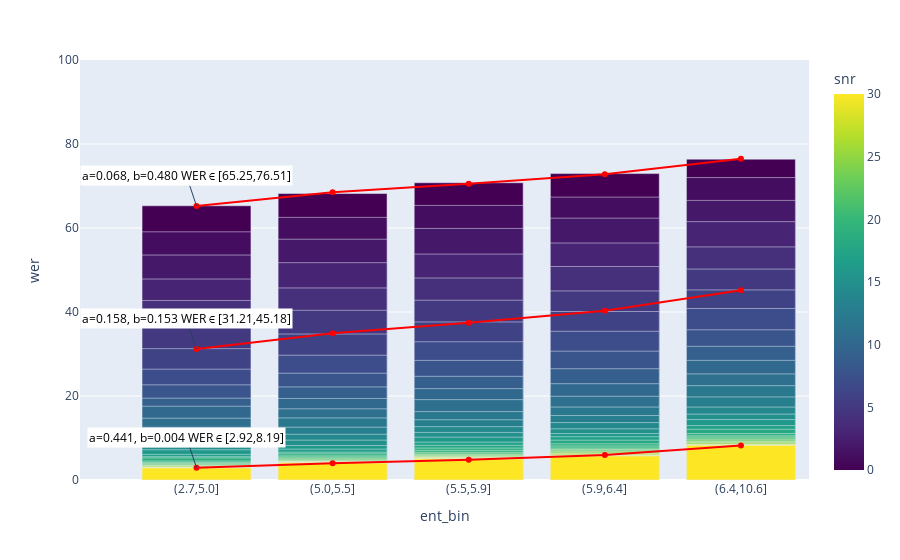
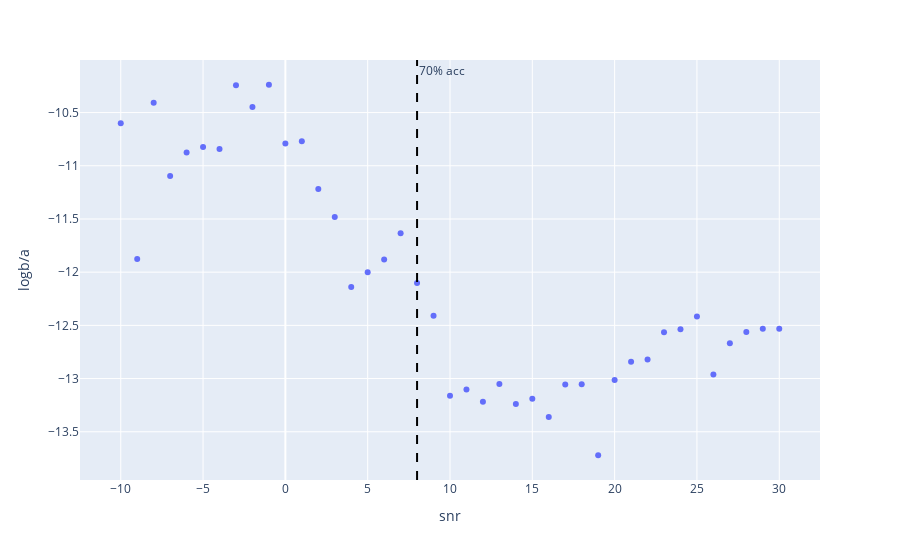
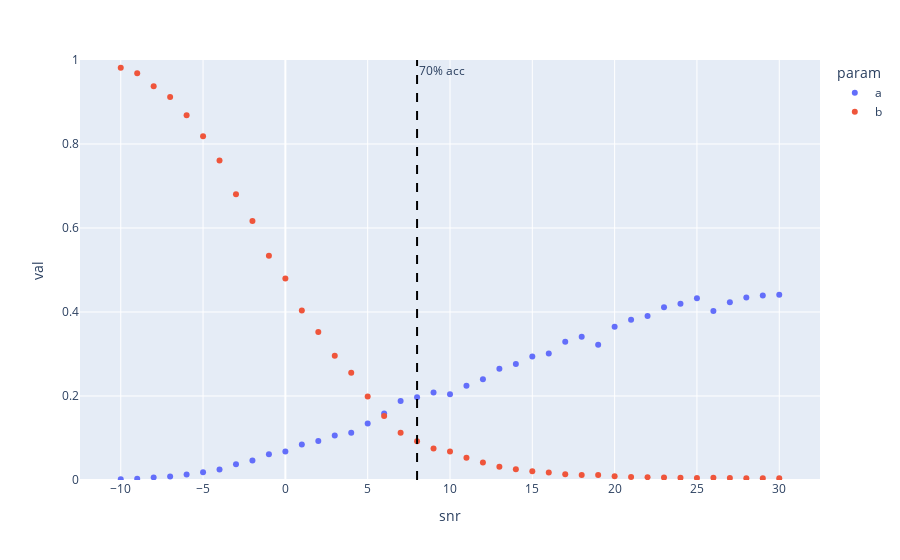
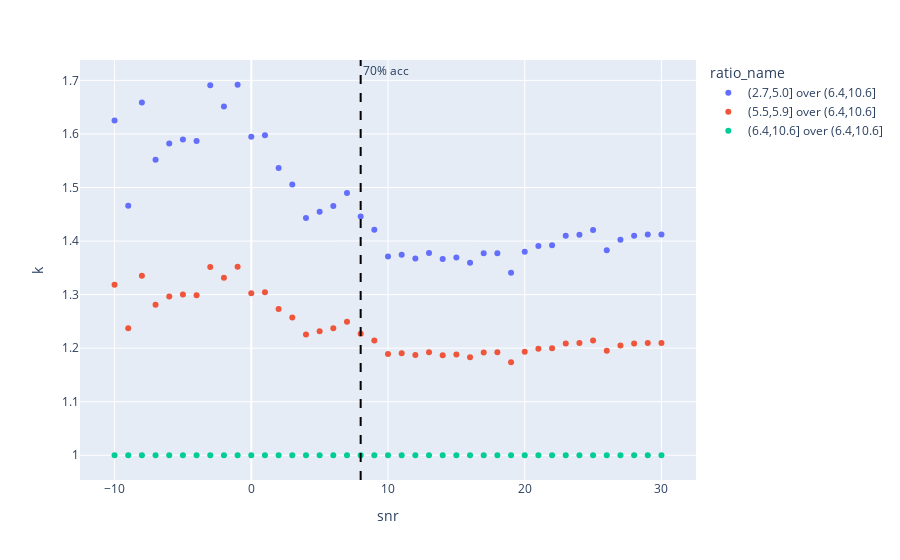

The cell these charts' notebook holds for them, in order:
### Code cell
# Klakow and Peters (2002). "Testing the correlation of word error rate and perplexity"
# "... slope a is smaller for tasks that are acoustically more challenging. Hence on
# those tasks larger reductions in PP are needed to obtain a given reduction in WER." 

perplm = binlm = 'tgsmall'
mdl = 'wav2vec2-large-960h-lv60'
latlm = reslm = 'none'

mdl = 'tdnn_1d_sp'
latlm = reslm = 'tgsmall'
num_bins = 5
num_points = 100
part = binpart = 'dev-clean'
print(
    f"mdl {mdl}, part {part} lattice lm {latlm}, rescore lm {reslm} perplexity LM "
    f"{perplm}, bin part {binpart}, bin LM {binlm}"
)

def klakow_func(perp : np.ndarray, a : float, b: float) -> np.ndarray:
    return b * (perp ** a)

df = perp_df.loc[(perp_df['perplm'] == perplm) & (perp_df['part'] == part)].copy()
bounds = bin_series(perp_df.loc[(perp_df['perplm'] == binlm) & (perp_df['part'] == binpart), 'ent'], num_bins)[1]
bins = bin_series(df['ent'], bounds, by_rank=False, fmt="{:.01f}")[0]
df['ent_bin'] = bins
bin_cats = df['ent_bin'].dtype.categories
x = agg_mean_by_lens(df, 'len', 'ent', 'ent_bin')['ent']
print("entropy by bin")
display(x.round(3))

df = df.merge(uttwer_df.loc[
    (uttwer_df['reslm'] == reslm) &
    (uttwer_df['latlm'] == latlm) &
    (uttwer_df['mdl'] == mdl) &
    np.isfinite(uttwer_df['snr'])
], on=['utt', 'part', 'len'])
display(df.head())
snr_30 = agg_mean_by_lens(df, 'len', 'wer', ['snr'])
snr_30 = snr_30.loc[snr_30['wer'] < .3, 'snr'].min()
df = agg_mean_by_lens(df, 'len', 'wer', ['snr', 'ent_bin'])

snrs = df['snr'].unique()
snrs.sort()
fits = []
curve_params_list = []
for snr in snrs:
    snr_mask = df['snr'] == snr
    y = np.log(df.loc[df['snr'] == snr, "wer"])
    fit : pd.DataFrame = pg.linear_regression(x, y)
    curve_params_list.append({
        "snr": snr,
        "a": fit.loc[fit['names'] == 'ent', 'coef'].iloc[0],
        "b": np.exp(fit.loc[fit['names'] == 'Intercept', 'coef'].iloc[0]),
    })
    iv_name, int_name = f"iv {int(snr)}", f"int {int(snr)}"
    fit['names'] = fit['names'].map({'ent': iv_name, "Intercept": int_name})
    fits.append(fit)
print("regression fits for Klakow and Peters models")
display(pd.concat(fits).round(3))

snr_mini, snr_midi, snr_maxi = 10, 16, len(snrs) - 1
df = df.loc[(df['snr'] >= snrs[snr_mini]) & (df['snr'] <= snrs[snr_maxi])]
df['wer'] *= 100

print("WER by (PP, SNR) with select K & P fits")
fig = px.bar(df, x='ent_bin', y='wer', color='snr', barmode='overlay', color_continuous_scale="viridis", opacity=1.0)
for dict_ in (curve_params_list[snr_mini], curve_params_list[snr_midi], curve_params_list[snr_maxi]):
    y = klakow_func(np.exp(x), dict_['a'], dict_['b']) * 100
    interp_name = f"a={dict_['a']:.03f}, b={dict_['b']:.03f} WER ∈ [{y.min():.02f},{y.max():.02f}]"
    fig.add_scatter(
        x=bins.dtype.categories,
        y=y,
        showlegend=False,
        name=interp_name,
        mode='markers+lines',
        marker=dict(color='red'), line=dict(color='red'))
    fig.add_annotation(
        x=bins.dtype.categories[0], y=y.iloc[0],
        text=interp_name,
        showarrow=True,
        opacity=1,
        font=dict(color="black"),
        bgcolor='white',
    )
fig.update_layout(
    yaxis_range=[0, 100]
)
fig.show()

df = pd.DataFrame.from_records(curve_params_list)
df['logb/a'] = np.log(df['b']) / df['a']
print('K & P model parameter ratio by snr')
fig = px.scatter(df, x='snr', y='logb/a')
fig.add_vline(x=snr_30, line_dash='dash', line_color='black', annotation_text='70% acc')
fig.show()
print("K & P model parameters by SNR")
df = pd.melt(df, ['snr'], ['a', 'b'], var_name='param', value_name='val')
fig = px.scatter(df, x='snr', y='val', color='param')
fig.add_vline(x=snr_30, line_dash='dash', line_color='black', annotation_text='70% acc')
fig.update_layout(yaxis_range=[0, 1])
fig.show()

print("Predicted k by bin and snr")
records = []
ent_out = x[num_bins - 1]
for snri, dict_ in enumerate(curve_params_list):
    a, b = dict_['a'], dict_['b']
    snr = int(snrs[snri])
    log_b = np.log(b)
    lwer_out = a * ent_out + log_b
    for bin_in in (0, num_bins // 2, num_bins - 1):
        ent_in = x[bin_in]
        ratio_name = f'{bin_cats[bin_in]} over {bin_cats[num_bins - 1]}'
        lwer_in = a * ent_in + log_b
        k = lwer_in / lwer_out
        records.append(dict(snr=snr, k=k, ratio_name=ratio_name))
df = pd.DataFrame.from_records(records)
fig = px.scatter(df, x='snr', y='k', color='ratio_name')
fig.add_vline(x=snr_30, line_dash='dash', line_color='black', annotation_text='70% acc')
fig.show()

### Figure 1 — Plotly figure (JSON) as saved in the notebook; plotly's stock layout.template omitted (floating-point values rounded to 4 significant figures; data arrays with more than 128 entries replaced by an {"elided": "..."} marker saying what was removed)
{"data": [{"alignmentgroup": "True", "hovertemplate": "ent_bin=%{x}<br>wer=%{y}<br>snr=%{marker.color}<extra></extra>", "legendgroup": "", "marker": {"color": {"elided": "155 int values"}, "coloraxis": "coloraxis", "opacity": 1, "pattern": {"shape": ""}}, "name": "", "offsetgroup": "", "orientation": "v", "showlegend": false, "textposition": "auto", "type": "bar", "x": {"elided": "155 str values"}, "xaxis": "x", "y": {"elided": "155 float values"}, "yaxis": "y"}, {"line": {"color": "red"}, "marker": {"color": "red"}, "mode": "markers+lines", "name": "a=0.068, b=0.480 WER ∈ [65.25,76.51]", "showlegend": false, "type": "scatter", "x": ["(2.7,5.0]", "(5.0,5.5]", "(5.5,5.9]", "(5.9,6.4]", "(6.4,10.6]"], "y": [65.25, 68.48, 70.55, 72.82, 76.51]}, {"line": {"color": "red"}, "marker": {"color": "red"}, "mode": "markers+lines", "name": "a=0.158, b=0.153 WER ∈ [31.21,45.18]", "showlegend": false, "type": "scatter", "x": ["(2.7,5.0]", "(5.0,5.5]", "(5.5,5.9]", "(5.9,6.4]", "(6.4,10.6]"], "y": [31.21, 34.93, 37.43, 40.28, 45.18]}, {"line": {"color": "red"}, "marker": {"color": "red"}, "mode": "markers+lines", "name": "a=0.441, b=0.004 WER ∈ [2.92,8.19]", "showlegend": false, "type": "scatter", "x": ["(2.7,5.0]", "(5.0,5.5]", "(5.5,5.9]", "(5.9,6.4]", "(6.4,10.6]"], "y": [2.922, 3.998, 4.848, 5.95, 8.194]}], "layout": {"annotations": [{"bgcolor": "white", "font": {"color": "black"}, "opacity": 1, "showarrow": true, "text": "a=0.068, b=0.480 WER ∈ [65.25,76.51]", "x": "(2.7,5.0]", "y": 65.25}, {"bgcolor": "white", "font": {"color": "black"}, "opacity": 1, "showarrow": true, "text": "a=0.158, b=0.153 WER ∈ [31.21,45.18]", "x": "(2.7,5.0]", "y": 31.21}, {"bgcolor": "white", "font": {"color": "black"}, "opacity": 1, "showarrow": true, "text": "a=0.441, b=0.004 WER ∈ [2.92,8.19]", "x": "(2.7,5.0]", "y": 2.922}], "barmode": "overlay", "coloraxis": {"colorbar": {"title": {"text": "snr"}}, "colorscale": [[0, "#440154"], [0.1111, "#482878"], [0.2222, "#3e4989"], [0.3333, "#31688e"], [0.4444, "#26828e"], [0.5556, "#1f9e89"], [0.6667, "#35b779"], [0.7778, "#6ece58"], [0.8889, "#b5de2b"], [1, "#fde725"]]}, "legend": {"tracegroupgap": 0}, "margin": {"t": 60}, "xaxis": {"anchor": "y", "domain": [0, 1], "title": {"text": "ent_bin"}}, "yaxis": {"anchor": "x", "domain": [0, 1], "range": [0, 100], "title": {"text": "wer"}}}}

### Figure 2 — Plotly figure (JSON) as saved in the notebook; plotly's stock layout.template omitted (floating-point values rounded to 4 significant figures)
{"data": [{"hovertemplate": "snr=%{x}<br>logb/a=%{y}<extra></extra>", "legendgroup": "", "marker": {"color": "#636efa", "symbol": "circle"}, "mode": "markers", "name": "", "orientation": "v", "showlegend": false, "type": "scatter", "x": [-10, -9, -8, -7, -6, -5, -4, -3, -2, -1, 0, 1, 2, 3, 4, 5, 6, 7, 8, 9, 10, 11, 12, 13, 14, 15, 16, 17, 18, 19, 20, 21, 22, 23, 24, 25, 26, 27, 28, 29, 30], "xaxis": "x", "y": [-10.6, -11.88, -10.41, -11.1, -10.88, -10.82, -10.84, -10.24, -10.45, -10.24, -10.79, -10.77, -11.22, -11.48, -12.14, -12.0, -11.88, -11.63, -12.1, -12.41, -13.16, -13.1, -13.22, -13.05, -13.24, -13.19, -13.36, -13.06, -13.05, -13.72, -13.01, -12.84, -12.82, -12.56, -12.54, -12.42, -12.96, -12.67, -12.56, -12.53, -12.53], "yaxis": "y"}], "layout": {"annotations": [{"showarrow": false, "text": "70% acc", "x": 8, "xanchor": "left", "xref": "x", "y": 1, "yanchor": "top", "yref": "y domain"}], "legend": {"tracegroupgap": 0}, "margin": {"t": 60}, "shapes": [{"line": {"color": "black", "dash": "dash"}, "type": "line", "x0": 8, "x1": 8, "xref": "x", "y0": 0, "y1": 1, "yref": "y domain"}], "xaxis": {"anchor": "y", "domain": [0, 1], "title": {"text": "snr"}}, "yaxis": {"anchor": "x", "domain": [0, 1], "title": {"text": "logb/a"}}}}

### Figure 3 — Plotly figure (JSON) as saved in the notebook; plotly's stock layout.template omitted (floating-point values rounded to 4 significant figures)
{"data": [{"hovertemplate": "param=a<br>snr=%{x}<br>val=%{y}<extra></extra>", "legendgroup": "a", "marker": {"color": "#636efa", "symbol": "circle"}, "mode": "markers", "name": "a", "orientation": "v", "showlegend": true, "type": "scatter", "x": [-10, -9, -8, -7, -6, -5, -4, -3, -2, -1, 0, 1, 2, 3, 4, 5, 6, 7, 8, 9, 10, 11, 12, 13, 14, 15, 16, 17, 18, 19, 20, 21, 22, 23, 24, 25, 26, 27, 28, 29, 30], "xaxis": "x", "y": [0.001769, 0.002723, 0.006183, 0.008296, 0.01297, 0.01854, 0.02524, 0.0376, 0.04627, 0.06128, 0.06811, 0.0843, 0.09297, 0.106, 0.1125, 0.1345, 0.1582, 0.1879, 0.1969, 0.2086, 0.2042, 0.2246, 0.2401, 0.2651, 0.276, 0.2941, 0.301, 0.329, 0.3411, 0.3221, 0.3649, 0.3818, 0.3902, 0.411, 0.4195, 0.4328, 0.4025, 0.4234, 0.4343, 0.4391, 0.441], "yaxis": "y"}, {"hovertemplate": "param=b<br>snr=%{x}<br>val=%{y}<extra></extra>", "legendgroup": "b", "marker": {"color": "#EF553B", "symbol": "circle"}, "mode": "markers", "name": "b", "orientation": "v", "showlegend": true, "type": "scatter", "x": [-10, -9, -8, -7, -6, -5, -4, -3, -2, -1, 0, 1, 2, 3, 4, 5, 6, 7, 8, 9, 10, 11, 12, 13, 14, 15, 16, 17, 18, 19, 20, 21, 22, 23, 24, 25, 26, 27, 28, 29, 30], "xaxis": "x", "y": [0.9814, 0.9682, 0.9377, 0.9121, 0.8685, 0.8182, 0.7606, 0.6803, 0.6167, 0.534, 0.4795, 0.4033, 0.3524, 0.296, 0.2553, 0.199, 0.1526, 0.1123, 0.09223, 0.07511, 0.0681, 0.05268, 0.04184, 0.03143, 0.02589, 0.02067, 0.01792, 0.01363, 0.01164, 0.01204, 0.008669, 0.007421, 0.006721, 0.005715, 0.005199, 0.004635, 0.005424, 0.004684, 0.004272, 0.004078, 0.003977], "yaxis": "y"}], "layout": {"annotations": [{"showarrow": false, "text": "70% acc", "x": 8, "xanchor": "left", "xref": "x", "y": 1, "yanchor": "top", "yref": "y domain"}], "legend": {"title": {"text": "param"}, "tracegroupgap": 0}, "margin": {"t": 60}, "shapes": [{"line": {"color": "black", "dash": "dash"}, "type": "line", "x0": 8, "x1": 8, "xref": "x", "y0": 0, "y1": 1, "yref": "y domain"}], "xaxis": {"anchor": "y", "domain": [0, 1], "title": {"text": "snr"}}, "yaxis": {"anchor": "x", "domain": [0, 1], "range": [0, 1], "title": {"text": "val"}}}}

### Figure 4 — Plotly figure (JSON) as saved in the notebook; plotly's stock layout.template omitted (floating-point values rounded to 4 significant figures)
{"data": [{"hovertemplate": "ratio_name=(2.7,5.0] over (6.4,10.6]<br>snr=%{x}<br>k=%{y}<extra></extra>", "legendgroup": "(2.7,5.0] over (6.4,10.6]", "marker": {"color": "#636efa", "symbol": "circle"}, "mode": "markers", "name": "(2.7,5.0] over (6.4,10.6]", "orientation": "v", "showlegend": true, "type": "scatter", "x": [-10, -9, -8, -7, -6, -5, -4, -3, -2, -1, 0, 1, 2, 3, 4, 5, 6, 7, 8, 9, 10, 11, 12, 13, 14, 15, 16, 17, 18, 19, 20, 21, 22, 23, 24, 25, 26, 27, 28, 29, 30], "xaxis": "x", "y": [1.625, 1.466, 1.659, 1.552, 1.582, 1.59, 1.587, 1.691, 1.651, 1.692, 1.595, 1.598, 1.536, 1.506, 1.443, 1.455, 1.466, 1.49, 1.446, 1.421, 1.371, 1.374, 1.368, 1.378, 1.367, 1.369, 1.36, 1.377, 1.377, 1.341, 1.38, 1.391, 1.392, 1.41, 1.412, 1.421, 1.383, 1.403, 1.41, 1.412, 1.412], "yaxis": "y"}, {"hovertemplate": "ratio_name=(5.5,5.9] over (6.4,10.6]<br>snr=%{x}<br>k=%{y}<extra></extra>", "legendgroup": "(5.5,5.9] over (6.4,10.6]", "marker": {"color": "#EF553B", "symbol": "circle"}, "mode": "markers", "name": "(5.5,5.9] over (6.4,10.6]", "orientation": "v", "showlegend": true, "type": "scatter", "x": [-10, -9, -8, -7, -6, -5, -4, -3, -2, -1, 0, 1, 2, 3, 4, 5, 6, 7, 8, 9, 10, 11, 12, 13, 14, 15, 16, 17, 18, 19, 20, 21, 22, 23, 24, 25, 26, 27, 28, 29, 30], "xaxis": "x", "y": [1.318, 1.237, 1.335, 1.281, 1.296, 1.3, 1.299, 1.352, 1.332, 1.352, 1.303, 1.304, 1.273, 1.257, 1.225, 1.231, 1.237, 1.249, 1.227, 1.214, 1.189, 1.191, 1.187, 1.192, 1.187, 1.188, 1.183, 1.192, 1.192, 1.173, 1.193, 1.199, 1.2, 1.209, 1.21, 1.214, 1.195, 1.205, 1.209, 1.21, 1.21], "yaxis": "y"}, {"hovertemplate": "ratio_name=(6.4,10.6] over (6.4,10.6]<br>snr=%{x}<br>k=%{y}<extra></extra>", "legendgroup": "(6.4,10.6] over (6.4,10.6]", "marker": {"color": "#00cc96", "symbol": "circle"}, "mode": "markers", "name": "(6.4,10.6] over (6.4,10.6]", "orientation": "v", "showlegend": true, "type": "scatter", "x": [-10, -9, -8, -7, -6, -5, -4, -3, -2, -1, 0, 1, 2, 3, 4, 5, 6, 7, 8, 9, 10, 11, 12, 13, 14, 15, 16, 17, 18, 19, 20, 21, 22, 23, 24, 25, 26, 27, 28, 29, 30], "xaxis": "x", "y": [1, 1, 1, 1, 1, 1, 1, 1, 1, 1, 1, 1, 1, 1, 1, 1, 1, 1, 1, 1, 1, 1, 1, 1, 1, 1, 1, 1, 1, 1, 1, 1, 1, 1, 1, 1, 1, 1, 1, 1, 1], "yaxis": "y"}], "layout": {"annotations": [{"showarrow": false, "text": "70% acc", "x": 8, "xanchor": "left", "xref": "x", "y": 1, "yanchor": "top", "yref": "y domain"}], "legend": {"title": {"text": "ratio_name"}, "tracegroupgap": 0}, "margin": {"t": 60}, "shapes": [{"line": {"color": "black", "dash": "dash"}, "type": "line", "x0": 8, "x1": 8, "xref": "x", "y0": 0, "y1": 1, "yref": "y domain"}], "xaxis": {"anchor": "y", "domain": [0, 1], "title": {"text": "snr"}}, "yaxis": {"anchor": "x", "domain": [0, 1], "title": {"text": "k"}}}}
